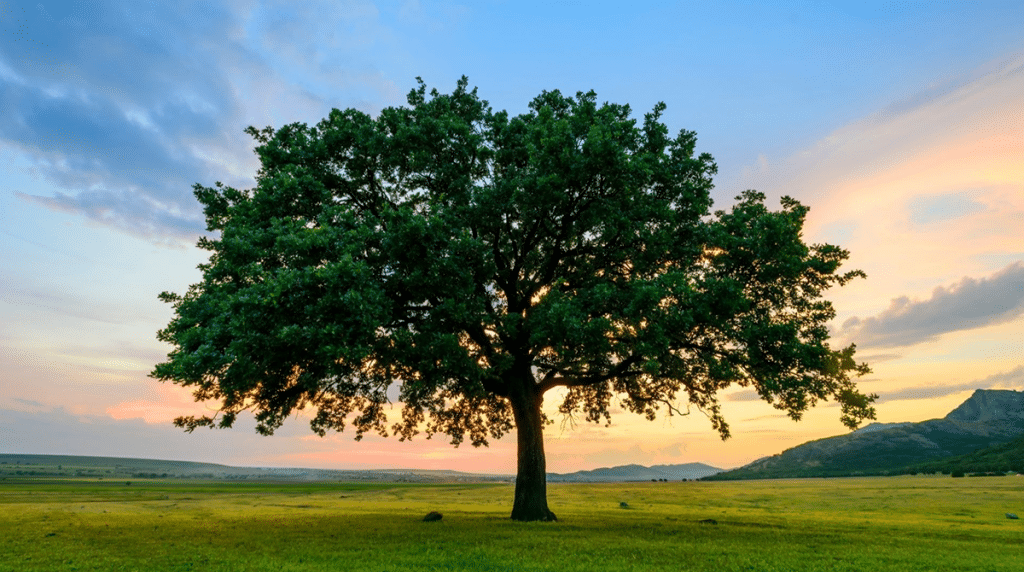
#> input picture CV practicals/14/14.webp, 1024 x 572 px
$ python 14.py
#> lines starting #> are read from the running program, lines starting #| are printed output that depends on the picture
import cv2
import numpy as np
image = cv2.imread("14.webp") # Replace with your image file path
#> image is the input picture: shape (572, 1024, 3); mean B, G, R 112.4, 128.5, 113.7
rows, cols, ch = image.shape
#> rows = 572; cols = 1024; ch = 3
pts1 = np.float32([[50, 50], [400, 50], [50, 400], [400, 400]])
pts2 = np.float32([[10, 100], [300, 50], [100, 300], [350, 350]])
matrix = cv2.getPerspectiveTransform(pts1, pts2)
transformed_image = cv2.warpPerspective(image, matrix, (cols, rows))
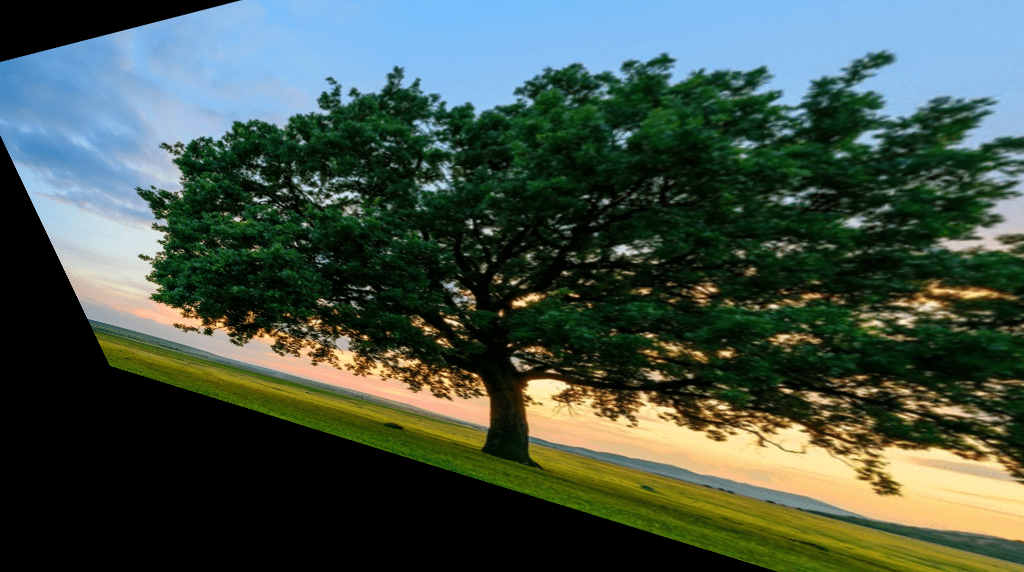
#> transformed_image: shape (572, 1024, 3); mean B, G, R 72.5, 83.6, 68.2
cv2.imshow("Original Image", image)
cv2.imshow("Perspective Transformed Image", transformed_image)
cv2.imwrite("perspective_transformed.jpg", transformed_image)
cv2.waitKey(0)
cv2.destroyAllWindows()
